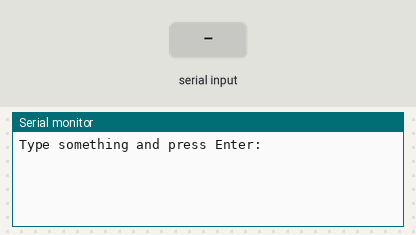
The sketch below on a simulated Arduino Uno, built with avr-gcc and run on an emulated ATmega328P. Shown: the last lines printed to the serial monitor. The inputs (shaded band) are chosen by the test bench.

Above: at 1.2 s.
1.3 s: "1\n" received over Serial
At 1.6 s:
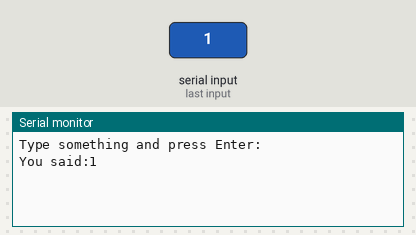
2.8 s: byte 10 ('\n') received over Serial
At 4.0 s:
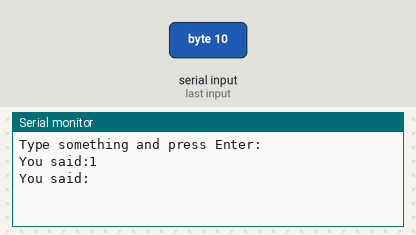
4.3 s: "0\n" received over Serial
At 5.1 s:
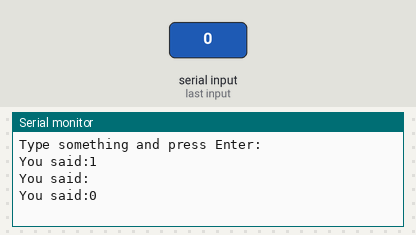

The sketch:

serial_com.ino
```cpp
String inputString = "";

void setup() { //setup runs once after the board is powered
  // put your setup code here, to run once:
  Serial.begin(115200);
  Serial.println("Type something and press Enter:");
}

void loop() {
  // put your main code here, to run repeatedly:

  while (Serial.available() > 0) { //how many characters are waiting to be read from the PC
    char c = Serial.read();

    if (c == '\n'){
      Serial.print("You said:");
      Serial.println(inputString);
      inputString = "";
    } else if (c != '\r') {
      inputString += c;
    }
    // if the char was'\r' then we skip it (do nothing), because its just a line ending helper.
  }

}
```

Measured:
- after the input at 1.3 s, the serial monitor: prints a new line at once (image 1)
- after the input at 2.8 s, the serial monitor: prints a new line at once (image 2)
- after the input at 4.3 s, the serial monitor: prints a new line at once (image 3)
